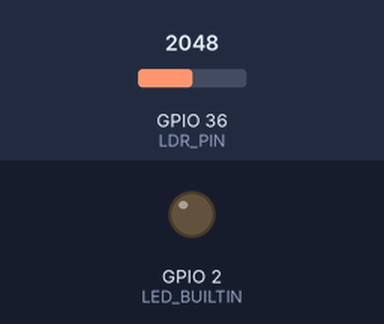
This sketch was run on a simulated ESP32. On the bench: output pins drawn as LEDs (lit = HIGH). Inputs (shaded band) come from the test bench; at power-on: GPIO 36 (LDR_PIN) = 2048. WiFi joins after 1.5 s; servers stay silent unless stated; what the sketch prints to the serial monitor is not drawn.

Above: at 0.0 s.
At 1.5 s:
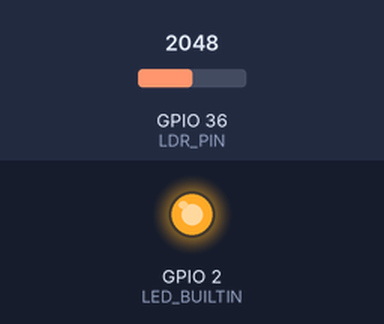
Timing chart, 0 to 3.0 s (numbered marks = the images above):
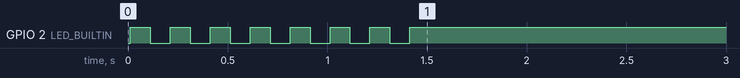

The sketch:

ldr_sensor.ino
```cpp
#include <PubSubClient.h>
#include <WiFi.h>

#define LDR_PIN 36  // LDR pada pin A0

const char* ssid = "suastuti_3";
const char* pass = "notaristutiek";

const char* mqtt_server = "192.168.1.4";

WiFiClient espClient;
PubSubClient client(espClient);

double lightIntensity = 0;
double averageLightIntensity = 0;

bool wifiIndState = false;

char messageData[20];

void setup() {
  Serial.begin(115200);

  pinMode(BUILTIN_LED, OUTPUT);

  setup_wifi();
  client.setServer(mqtt_server, 1883);
  client.setCallback(callback);
}

void setup_wifi() {
  delay(10);
  // We start by connecting to a WiFi network
  Serial.println();
  Serial.print("Connecting to ");
  Serial.println(ssid);

  WiFi.begin(ssid, pass);

  while (WiFi.status() != WL_CONNECTED) {
    Serial.print(".");
    wifiIndState = !wifiIndState;
    digitalWrite(LED_BUILTIN, wifiIndState);
    delay(100);
  }

  digitalWrite(LED_BUILTIN, HIGH);
  Serial.println("");
  Serial.println("WiFi connected");
  Serial.println("IP address: ");
  Serial.println(WiFi.localIP());
}

void callback(char* topic, byte* message, unsigned int length) {
  Serial.print("Message arrived on topic: ");
  Serial.print(topic);
  Serial.print(". Message: ");
  String messageTemp;

  for (int i = 0; i < length; i++) {
    Serial.print((char)message[i]);
    messageTemp += (char)message[i];
  }
  Serial.println();
}

void reconnect() {
  // Loop until we're reconnected
  while (!client.connected()) {
    Serial.print("Attempting MQTT connection...");
    // Attempt to connect
    if (client.connect("ESP8266Client")) {
      Serial.println("connected");
    } else {
      Serial.print("failed, rc=");
      Serial.print(client.state());
      Serial.println(" try again in 5 seconds");
      // Wait 5 seconds before retrying
      delay(5000);
    }
  }
}

double readLDRData() {
  int ldrRawData = 4095 - analogRead(LDR_PIN);
  delay(1000);

  return (0.1784 * ldrRawData) + 93.93325;
}
void loop() {
  for (int i = 0; i < 5; i++) {
    lightIntensity = lightIntensity + readLDRData();
  }

  averageLightIntensity = lightIntensity / 5;
  sprintf(messageData, "%f", averageLightIntensity);

  client.publish("capstoneA16/lightIntensity", messageData);
}
```
